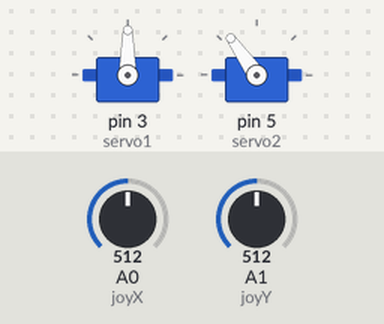
A sketch run on a simulated Arduino Uno, built with avr-gcc and run on an emulated ATmega328P. Shown: 2 × servo. The test bench sets the inputs (shaded band); at power-on: A0 (joyX) = 512, A1 (joyY) = 512.

Above: at 1.2 s.
1.3 s: A0 (joyX) set to 716
At 2.0 s:
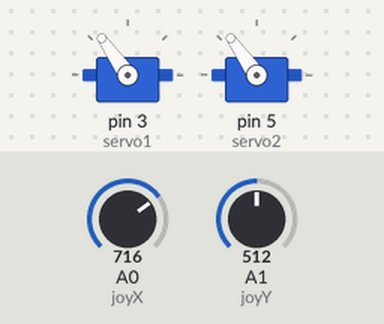
2.8 s: A1 (joyY) set to 716
At 3.8 s:
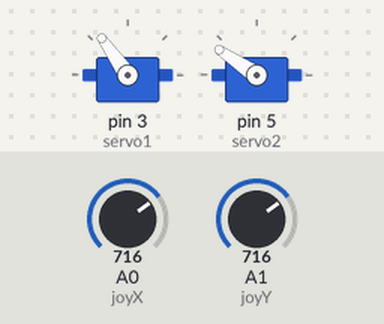
4.3 s: A0 (joyX) set to 900
At 5.0 s:
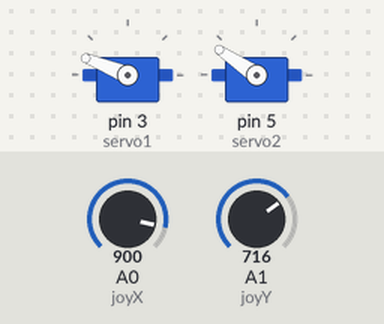
5.8 s: A1 (joyY) set to 900
At 6.1 s:
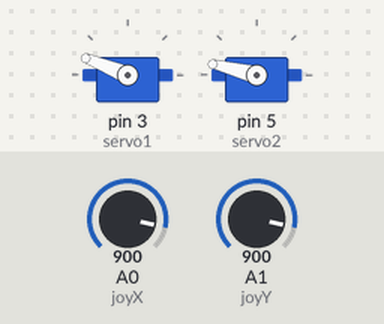
7.3 s: A0 (joyX) set to 1023
At 8.5 s:
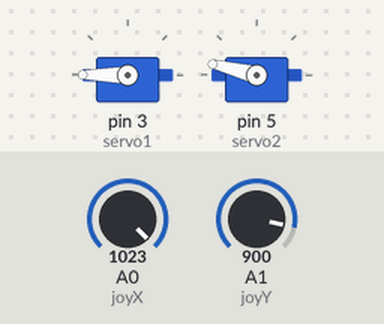
8.8 s: A1 (joyY) set to 1023
At 9.6 s:
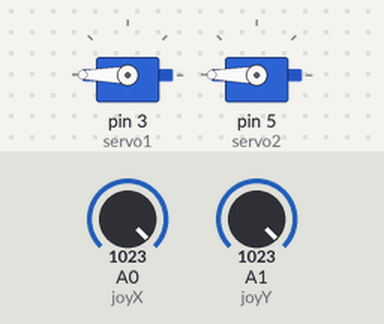
Timing chart, 0 to 11.3 s (numbered marks = the images above; inputs shaded):
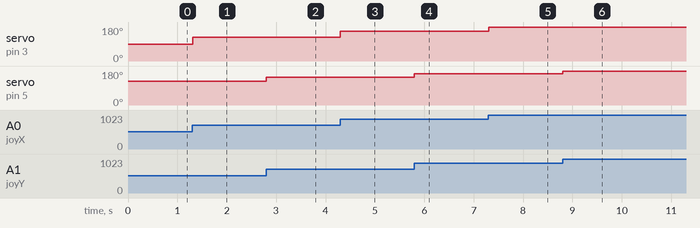

Measured:
- after the input at 1.3 s, servo on pin 3 (servo1): 90° → 125° at once
- after the input at 2.8 s, servo on pin 5 (servo2): 125° → 146° at once
- after the input at 4.3 s, servo on pin 3 (servo1): 125° → 158° at once
- after the input at 5.8 s, servo on pin 5 (servo2): 146° → 166° at once
- after the input at 7.3 s, servo on pin 3 (servo1): 158° → 180° at once
- after the input at 8.8 s, servo on pin 5 (servo2): 166° → 180° at once

The sketch:

zad_3.ino
```cpp
/*
 *  Zadanie 3
 *  Na jednym z poprzednich laboratoriów poznano serwomechanizmy. W tym zadaniu wykorzystamy 2 takie elementy
 *  w połączeniu z nowym elementem jakim jest Joystick. Pierwszy serwomechanizm będzie reprezentował
 *  poruszanie się po osi X a drugi osi Y.
 *  Zadanie będzie polegało na:
 *  - Połączeniu 2 serwomechanizmów oraz joysticku do płytki stykowej
 *  - Napisaniu kodu realizującego zadanie
 */


#include <Servo.h>

#define joyX A0
#define joyY A1

Servo servo1;
Servo servo2;

int servoVal;

void setup()
{
  servo1.attach(3);
  servo2.attach(5);
}

void loop()
{
  servoVal = analogRead(joyX);
  servoVal = map(servoVal, 0, 1023, 0, 180);
  servo1.write(servoVal);

  servoVal = analogRead(joyY);
  servoVal = map(servoVal, 0, 1023, 70, 180);
  servo2.write(servoVal);
  delay(15);
}
```
